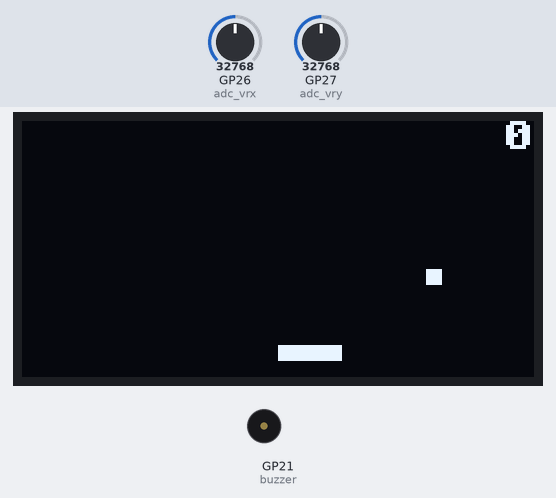
Bench run of a program on a simulated Raspberry Pi Pico running MicroPython. On the bench: 128×64 one-colour display, buzzer (waves = sounding). Inputs (shaded band) come from the test bench; at power-on: GP27 (adc_vry) = 32768, GP26 (adc_vrx) = 32768 (analog values on the 0–65535 scale). Library files of the repository ran but are not shown: ssd1306.py. At 4.2 s the program stops and its outputs stay as they are.

Above: at 1.2 s.
1.3 s: GP27 (adc_vry) set to 49807
At 4.1 s:
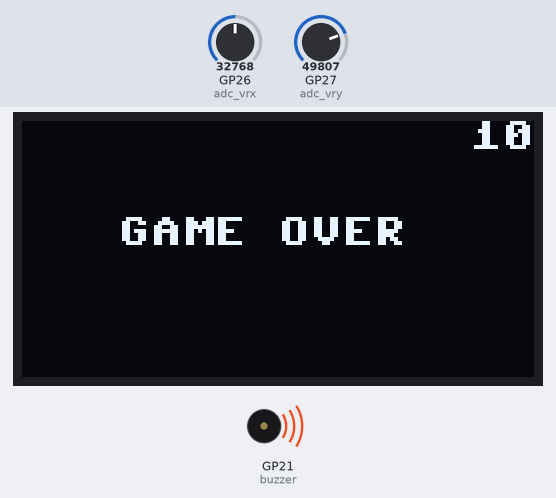
At 5.0 s:
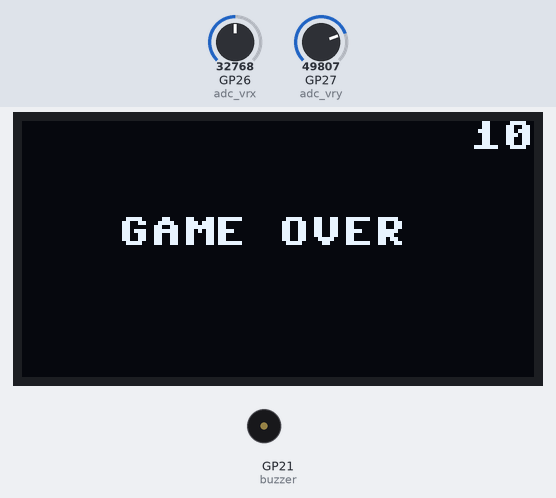
Timing chart, 0 to 5.7 s (numbered marks = the images above; inputs shaded):
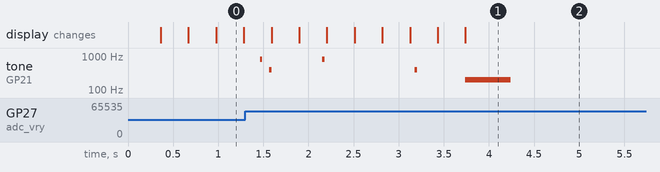

Measured:
- after the input at 1.3 s, the display: first changes after 0.29 s (image 1 shows a later state)
- by itself, tone on GP21 (buzzer): plays 800 Hz for 0.03 s, 400 Hz for 0.03 s, 800 Hz for 0.03 s, 400 Hz for 0.03 s, 200 Hz for 0.50 s

The program:

PicoPong.py
```python
# PicoPong.py: a simple Pong game by Vincent Mistler (YouMakeTech)
# adapted to BitDogLab by Juliano Oliveira (juliano@hwit.com.br, jrfoliveira@gmail.com)

from machine import Pin, PWM, I2C, ADC
from ssd1306 import SSD1306_I2C
import time
import random

def pico_pong_main():

    # Game parameters
    SCREEN_WIDTH = 128                       # size of the screen
    SCREEN_HEIGHT = 64
    BALL_SIZE = int(SCREEN_WIDTH/32)         # size of the ball size in pixels
    PADDLE_WIDTH = int(SCREEN_WIDTH/8)       # size of the paddle in pixels
    PADDLE_HEIGHT = int(SCREEN_HEIGHT/16)
    PADDLE_Y = SCREEN_HEIGHT-2*PADDLE_HEIGHT # Vertical position of the paddle

    # Buttons
    # Left button connected to GP4
    # Right button connected to GP5
    #up = Pin(2, Pin.IN, Pin.PULL_UP)
    #down = Pin(3, Pin.IN, Pin.PULL_UP)
    #left = Pin(4, Pin.IN, Pin.PULL_UP)
    #right = Pin(5, Pin.IN, Pin.PULL_UP)
    #button1 = Pin(6, Pin.IN, Pin.PULL_UP)
    #button2 = Pin(7, Pin.IN, Pin.PULL_UP)

    # Inicializar ADC para os pinos VRx (GPIO26) e VRy (GPIO27)
    adc_vrx = ADC(Pin(26))
    adc_vry = ADC(Pin(27))
    def left():#up():
        vrx_value = adc_vrx.read_u16()
        vry_value = adc_vry.read_u16()
        if ((vrx_value > 16384) and (vry_value < 16384))==True:
            return False
        else:
            return True
    def right():#down():
        vrx_value = adc_vrx.read_u16()
        vry_value = adc_vry.read_u16()
        if ((vrx_value > 16384) and (vry_value > 49152))==True:
            return False
        else:
            return True
    def down():#up():#left():
        vrx_value = adc_vrx.read_u16()
        vry_value = adc_vry.read_u16()
        if ((vrx_value < 16384) and (vry_value > 16384))==True:
            return False
        else:
            return True
    def up():#down():#right():
        vrx_value = adc_vrx.read_u16()
        vry_value = adc_vry.read_u16()
        if ((vrx_value > 49152) and (vry_value > 16384))==True:
            return False
        else:
            return True

    button1 = Pin(5, Pin.IN, Pin.PULL_UP)
    button2 = Pin(6, Pin.IN, Pin.PULL_UP)

    # Buzzer connected to GP18
    #buzzer = PWM(Pin(18))
    # Buzzer connected to GP21 or GP10
    buzzer = PWM(Pin(21))
    buzzer.freq(50)  # Frequência inicial grave
    buzzer2 = PWM(Pin(10))
    buzzer2.freq(50)  # Frequência inicial grave
    buzzer.duty_u16(0)
    buzzer2.duty_u16(0)

    # OLED Screen connected to GP14 (SDA) and GP15 (SCL)
    i2c = I2C(1, sda = Pin(14), scl = Pin(15), freq = 400000)
    oled = SSD1306_I2C(SCREEN_WIDTH, SCREEN_HEIGHT, i2c)

    # variables
    ballX = 64     # ball position in pixels
    ballY = 0
    ballVX = 1.0    # ball velocity along x in pixels per frame
    ballVY = 1.0    # ball velocity along y in pixels per frame

    paddleX = int(SCREEN_WIDTH/2) # paddle  position in pixels
    paddleVX = 6                  # paddle velocity in pixels per frame

    soundFreq = 400 # Sound frequency in Hz when the ball hits something
    score = 0

    while True:
        # move the paddle when a button is pressed
        if right() == 0:
            # right button pressed
            paddleX += paddleVX
            if paddleX + PADDLE_WIDTH > SCREEN_WIDTH:
                paddleX = SCREEN_WIDTH - PADDLE_WIDTH
        elif left() == 0:
            # left button pressed
            paddleX -= paddleVX
            if paddleX < 0:
                paddleX = 0

        # move the ball
        if abs(ballVX) < 1:
            # do not allow an infinite vertical trajectory for the ball
            ballVX = 1

        ballX = int(ballX + ballVX)
        ballY = int(ballY + ballVY)

        # collision detection
        collision=False
        if ballX < 0:
            # collision with the left edge of the screen
            ballX = 0
            ballVX = -ballVX
            collision = True

        if ballX + BALL_SIZE > SCREEN_WIDTH:
            # collision with the right edge of the screen
            ballX = SCREEN_WIDTH-BALL_SIZE
            ballVX = -ballVX
            collision = True

        if ballY+BALL_SIZE>PADDLE_Y and ballX > paddleX-BALL_SIZE and ballX<paddleX+PADDLE_WIDTH+BALL_SIZE:
            # collision with the paddle
            # => change ball direction
            ballVY = -ballVY
            ballY = PADDLE_Y-BALL_SIZE
            # increase speed!
            ballVY -= 0.2
            ballVX += (ballX - (paddleX + PADDLE_WIDTH/2))/10
            collision = True
            score += 10

        if ballY < 0:
            # collision with the top of the screen
            ballY = 0
            ballVY = -ballVY
            collision = True

        if ballY + BALL_SIZE > SCREEN_HEIGHT:
            # collision with the bottom of the screen
            # => Display Game Over
            oled.fill(0)
            oled.text("GAME OVER", int(SCREEN_WIDTH/2)-int(len("Game Over!")/2 * 8), int(SCREEN_HEIGHT/2) - 8)
            oled.text(str(score), SCREEN_WIDTH-int(len(str(score))*8), 0)
            oled.show()
            # play an ugly sound
            buzzer.freq(200)
            buzzer.duty_u16(2000)
            time.sleep(0.5)
            buzzer.duty_u16(0)
            # wait for a button
            while right()!=0 and left()!=0 and button1.value()!=0 and button2.value()!=0:
                time.sleep(0.001)
            # exit the loop
            break

        # Make a sound if the ball hits something
        # Alternate between 2 sounds
        if collision:
            if soundFreq==400:
                soundFreq=800
            else:
                soundFreq=400

            buzzer.freq(soundFreq)
            buzzer.duty_u16(2000)

        # clear the screen
        oled.fill(0)

        # display the paddle
        oled.fill_rect(paddleX, PADDLE_Y, PADDLE_WIDTH, PADDLE_HEIGHT, 1)

        # display the ball
        oled.fill_rect(ballX, ballY, BALL_SIZE, BALL_SIZE, 1)

        # display the score
        oled.text(str(score), SCREEN_WIDTH-int(len(str(score))*8), 0)

        oled.show()

        time.sleep(0.001)
        buzzer.duty_u16(0)

if __name__ == "__main__":
    pico_pong_main()
```
